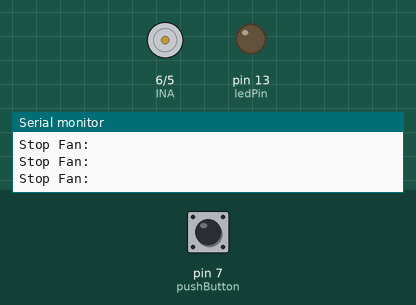
Recording of a sketch running on a simulated Arduino Uno, built with avr-gcc and run on an emulated ATmega328P. Parts: motor-driver pin pairs drawn as motors (green arrow = first pin HIGH = forward, orange = second pin HIGH = backward, longer = more drive), output pins drawn as LEDs (lit = HIGH), the last lines printed to the serial monitor. The test bench sets the inputs (shaded band); at power-on: pin 7 (pushButton) HIGH.

Above: at 1.2 s.
1.3 s: pin 7 (pushButton) pulled LOW for 1 s
At 4.3 s:
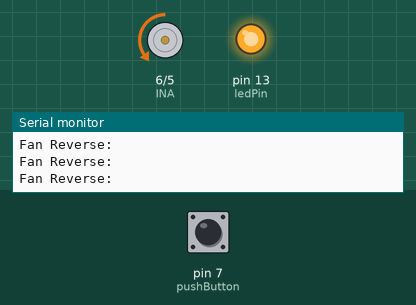
4.6 s: pin 7 (pushButton) pulled LOW for 0.15 s
At 5.2 s:
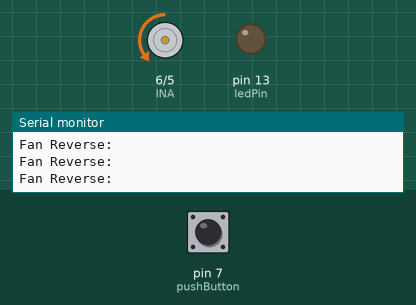
6.9 s: pin 7 (pushButton) pulled LOW for 0.15 s
At 9.3 s:
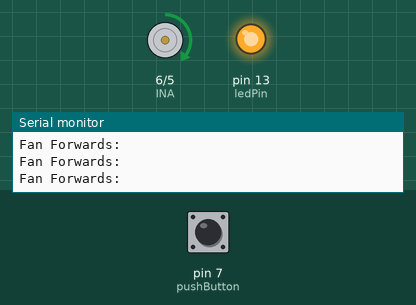
10.0 s: pin 7 (pushButton) pulsed LOW 5 times (0.12 s each, 0.3 s apart)
At 10.7 s:
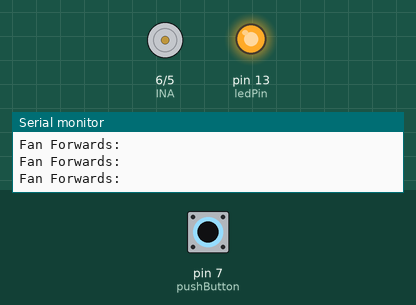
14.5 s: pin 7 (pushButton) pulsed LOW 2 times (0.12 s each, 0.3 s apart)
At 16.2 s:
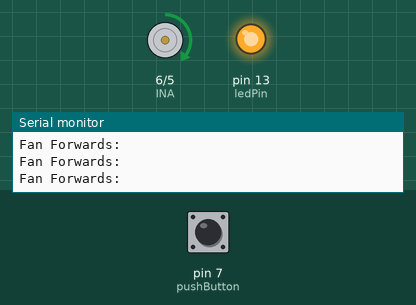
Timing chart, 0 to 17.7 s (numbered marks = the images above; inputs shaded):
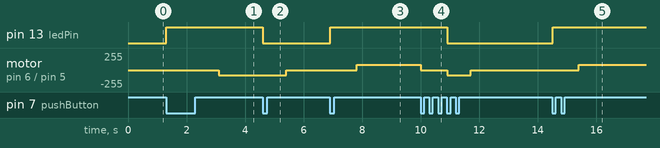

The sketch:

L9110_Motor_Driver_Fan_board.ino
```cpp
 /***********************************************************
 * Fan Driver using L9110 Motor Driver
 *
 * The L9110 Motor Diver is a simple driver designed for
 * toys and robots. It has two inputs INA and INB
 * and two outputs to drive a simple DC Motor.
 *
 * The direction of motor spin can be changed and the speed
 * can be controlled using PWM
 *
 * The device described here is the Keyes Fan Board with
 * 4 connections
 *
 * Connections:
 *
 * INA to Arduino PIN 5
 * INB to Arduino PIN 6
 * Vcc to Arduino 5 volts
 * GND to Arduino GND
 *
 * Push Button:
 * (the output went LOW on pressing on my unit)
 * Gnd to Arduino Gnd
 * Vcc to Arduino 5 volts
 * S to Adduino PIN 7
 *
 ***********************************************************/
const int INA = 6;
const int INB = 5;
const int pushButton = 7;
const int ledPin = 13; // onboard LED
int action = 0; // 0 = Stop, 1 = Forward, 2 = Reverse

byte speed = 80; // change this to alter speed 0 - 255 although 80 is the minimum for reliable operation

void setup()
{
pinMode(INA,OUTPUT);
pinMode(INB,OUTPUT);
pinMode(pushButton, INPUT);
pinMode(ledPin, OUTPUT); // onboard LED
Serial.begin(9600); // for debug
}

void loop()
{
  if (digitalRead(pushButton) == LOW){ // see if button has been pressed
    digitalWrite(ledPin, HIGH); // turn on LED
    action = action + 1; // increment action
    if(action > 2){
      action = 0; // keep action in range
    }
    if (action > 0){
      digitalWrite(ledPin, HIGH); // Turn OFF LED if motor stopped
      stopFan();
      delay(100); // short delay to make direction change easier for motor
    }
    else   digitalWrite(ledPin, LOW); // turn onboard LED OFF
    delay(800); // simple switch debounce
  }

  switch (action){
    case 0:
    Serial.println("Stop Fan:");
    stopFan();
    break;

    case 1:
    Serial.println("Fan Forwards:");
    forward();
    break;

    case 2:
    Serial.println("Fan Reverse:");
    reverse();
    break;
  }
}

void reverse(){
  analogWrite(INA,0);
  analogWrite(INB,speed);
}


void forward(){
  analogWrite(INA,speed);
  analogWrite(INB,0);

}

void stopFan(){
  digitalWrite(INA,LOW);
  digitalWrite(INB,LOW);
}
```

Measured:
- after the input at 1.3 s, pin 13 (ledPin): LOW → HIGH at once; motor on pin 6 (INA) / pin 5 (INB): stopped → backward 80/255 after 1.8 s
- after the input at 4.6 s, pin 13 (ledPin): HIGH → LOW at once; motor on pin 6 (INA) / pin 5 (INB): backward 80/255 → stopped after 0.81 s
- after the input at 6.9 s, pin 13 (ledPin): LOW → HIGH at once; motor on pin 6 (INA) / pin 5 (INB): stopped → forward 80/255 after 0.91 s
- after the input at 10.0 s, pin 13 (ledPin): HIGH → LOW after 0.90 s; motor on pin 6 (INA) / pin 5 (INB): forward 80/255 → stopped at once, → backward 80/255 0.90 s later, → stopped 0.80 s later
- after the input at 14.5 s, pin 13 (ledPin): LOW → HIGH at once; motor on pin 6 (INA) / pin 5 (INB): stopped → forward 80/255 after 0.91 s
